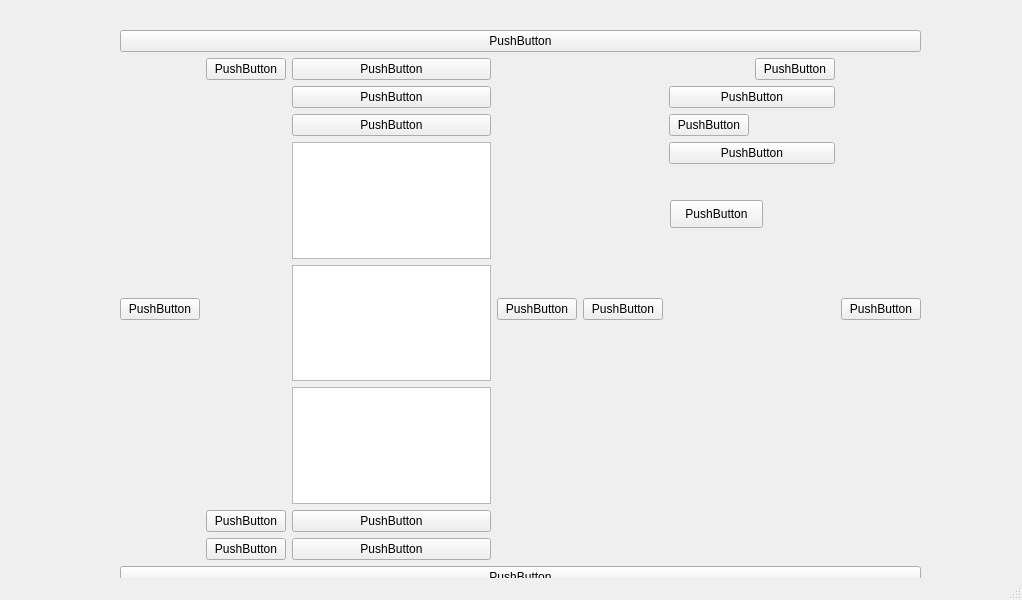
<?xml version="1.0" encoding="UTF-8"?>
<ui version="4.0">
 <class>MainWindow</class>
 <widget class="QMainWindow" name="MainWindow">
  <property name="geometry">
   <rect>
    <x>0</x>
    <y>0</y>
    <width>1022</width>
    <height>600</height>
   </rect>
  </property>
  <property name="windowTitle">
   <string>MainWindow</string>
  </property>
  <widget class="QWidget" name="centralwidget">
   <widget class="QWidget" name="verticalLayoutWidget">
    <property name="geometry">
     <rect>
      <x>120</x>
      <y>30</y>
      <width>801</width>
      <height>614</height>
     </rect>
    </property>
    <layout class="QVBoxLayout" name="verticalLayout">
     <item>
      <widget class="QPushButton" name="pushButton">
       <property name="text">
        <string>PushButton</string>
       </property>
      </widget>
     </item>
     <item>
      <layout class="QHBoxLayout" name="horizontalLayout">
       <item>
        <widget class="QPushButton" name="pushButton_5">
         <property name="text">
          <string>PushButton</string>
         </property>
        </widget>
       </item>
       <item>
        <layout class="QFormLayout" name="formLayout_2">
         <item row="2" column="1">
          <widget class="QPushButton" name="pushButton_15">
           <property name="text">
            <string>PushButton</string>
           </property>
          </widget>
         </item>
         <item row="6" column="1">
          <widget class="QColumnView" name="columnView"/>
         </item>
         <item row="7" column="0">
          <widget class="QPushButton" name="pushButton_11">
           <property name="text">
            <string>PushButton</string>
           </property>
          </widget>
         </item>
         <item row="7" column="1">
          <widget class="QPushButton" name="pushButton_12">
           <property name="text">
            <string>PushButton</string>
           </property>
          </widget>
         </item>
         <item row="9" column="0">
          <widget class="QPushButton" name="pushButton_9">
           <property name="text">
            <string>PushButton</string>
           </property>
          </widget>
         </item>
         <item row="9" column="1">
          <widget class="QPushButton" name="pushButton_14">
           <property name="text">
            <string>PushButton</string>
           </property>
          </widget>
         </item>
         <item row="1" column="1">
          <widget class="QPushButton" name="pushButton_13">
           <property name="text">
            <string>PushButton</string>
           </property>
          </widget>
         </item>
         <item row="4" column="1">
          <widget class="QListWidget" name="listWidget"/>
         </item>
         <item row="5" column="1">
          <widget class="QListWidget" name="listWidget_2"/>
         </item>
         <item row="1" column="0">
          <widget class="QPushButton" name="pushButton_10">
           <property name="text">
            <string>PushButton</string>
           </property>
          </widget>
         </item>
         <item row="3" column="1">
          <widget class="QPushButton" name="pushButton_21">
           <property name="text">
            <string>PushButton</string>
           </property>
          </widget>
         </item>
        </layout>
       </item>
       <item>
        <widget class="QPushButton" name="pushButton_8">
         <property name="text">
          <string>PushButton</string>
         </property>
        </widget>
       </item>
       <item>
        <widget class="QPushButton" name="pushButton_7">
         <property name="text">
          <string>PushButton</string>
         </property>
        </widget>
       </item>
       <item>
        <layout class="QFormLayout" name="formLayout">
         <item row="0" column="1">
          <widget class="QPushButton" name="pushButton_17">
           <property name="text">
            <string>PushButton</string>
           </property>
          </widget>
         </item>
         <item row="1" column="0" colspan="2">
          <widget class="QPushButton" name="pushButton_18">
           <property name="text">
            <string>PushButton</string>
           </property>
          </widget>
         </item>
         <item row="2" column="0">
          <widget class="QPushButton" name="pushButton_19">
           <property name="text">
            <string>PushButton</string>
           </property>
          </widget>
         </item>
         <item row="3" column="0" colspan="2">
          <widget class="QPushButton" name="pushButton_20">
           <property name="text">
            <string>PushButton</string>
           </property>
          </widget>
         </item>
        </layout>
       </item>
       <item>
        <widget class="QPushButton" name="pushButton_6">
         <property name="text">
          <string>PushButton</string>
         </property>
        </widget>
       </item>
      </layout>
     </item>
     <item>
      <widget class="QPushButton" name="pushButton_4">
       <property name="text">
        <string>PushButton</string>
       </property>
      </widget>
     </item>
     <item>
      <widget class="QPushButton" name="pushButton_3">
       <property name="text">
        <string>PushButton</string>
       </property>
      </widget>
     </item>
     <item>
      <widget class="QPushButton" name="pushButton_2">
       <property name="text">
        <string>PushButton</string>
       </property>
      </widget>
     </item>
    </layout>
   </widget>
   <widget class="QPushButton" name="pushButton_16">
    <property name="geometry">
     <rect>
      <x>670</x>
      <y>200</y>
      <width>93</width>
      <height>28</height>
     </rect>
    </property>
    <property name="text">
     <string>PushButton</string>
    </property>
   </widget>
  </widget>
  <widget class="QMenuBar" name="menubar">
   <property name="geometry">
    <rect>
     <x>0</x>
     <y>0</y>
     <width>1022</width>
     <height>26</height>
    </rect>
   </property>
  </widget>
  <widget class="QStatusBar" name="statusbar"/>
 </widget>
 <resources/>
 <connections/>
</ui>
